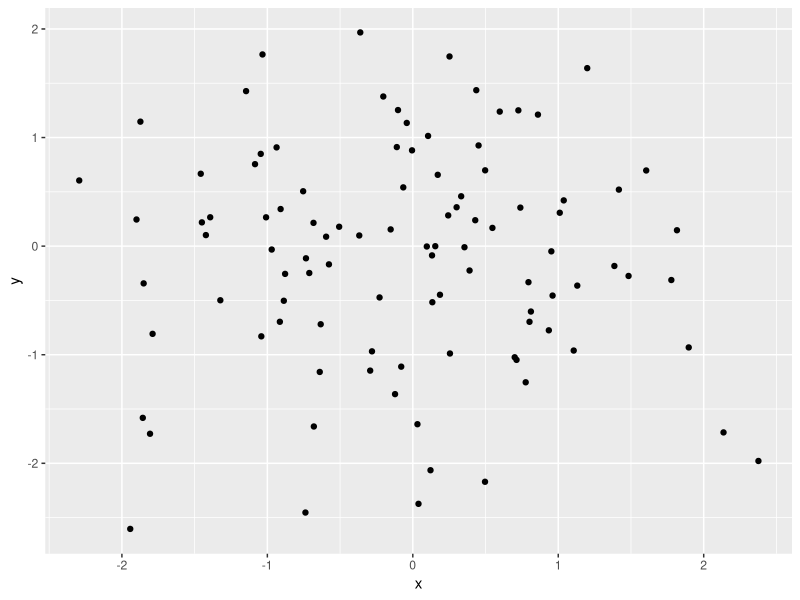

Reproduce this figure in R.
# # github setup
# from: https://rfortherestofus.com/2021/02/how-to-use-git-github-with-r
# library(usethis)
# use_git()
# create_github_token()
# 
# library(gitcreds)
# gitcreds_set()
# 
# use_github()

# libraries
library(data.table)
library(ggplot2)

dt.test = data.table(x=rnorm(100),y=rnorm(100))
ggplot(dt.test,aes(x,y)) + geom_point()
